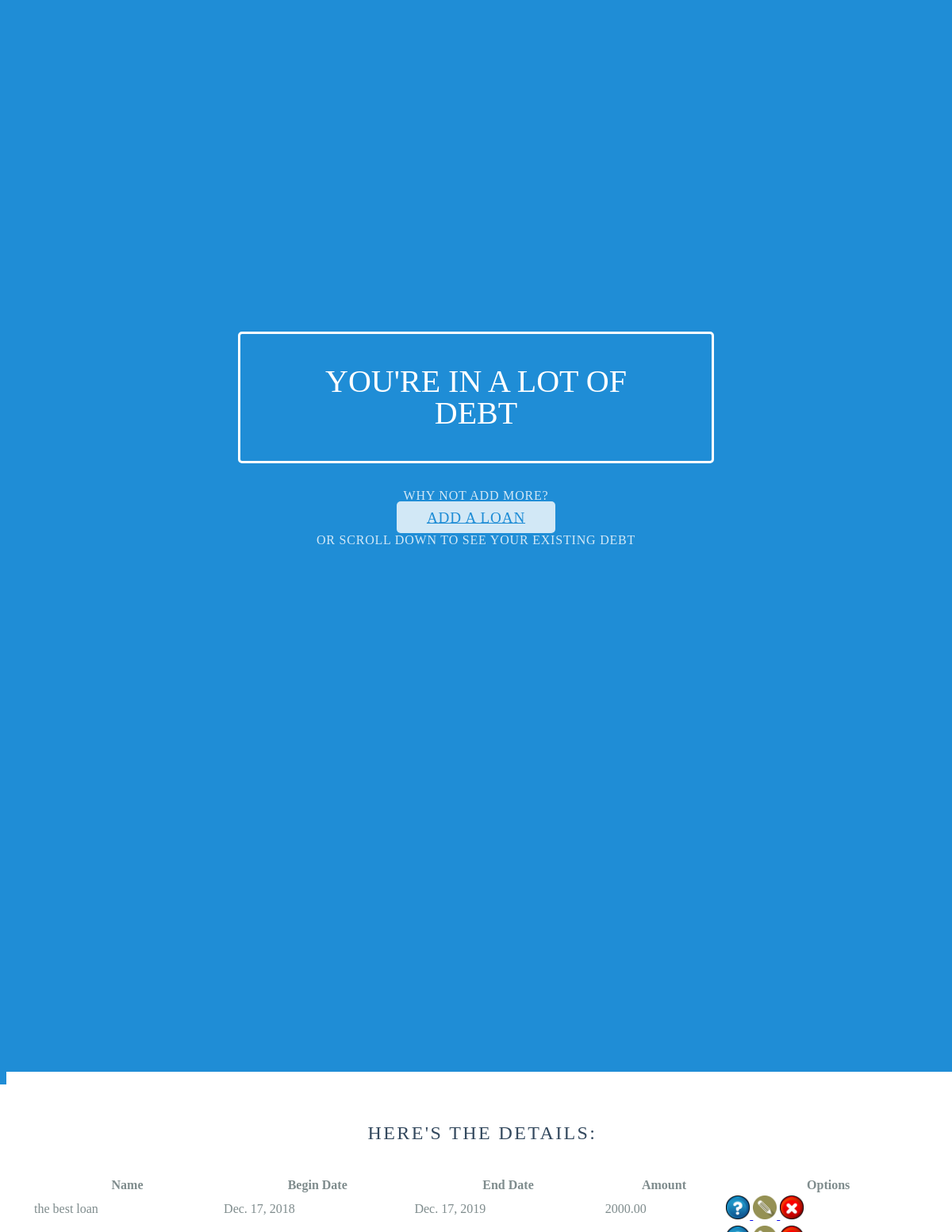
The app's page /budget/loanview (signed in) with its own data.
### budget/models.py (models this page shows)
class Loan(models.Model):
    name = models.CharField(max_length=50)
    begin_date = models.DateTimeField('begin date')
    end_date = models.DateTimeField('end date')
    amount = models.DecimalField(max_digits=20, decimal_places=2)
    user_id = models.ForeignKey(User, on_delete=models.CASCADE)

### budget/views.py (the view)
# urls.py: path('loanview', views.loanview, name='loanview'),
def loanview(request):
    if 'user' in request.session:
        all_loans = Loan.objects.filter(user_id=request.session['user']).order_by('begin_date')
        context = {'all_loans': all_loans}
        return render(request, 'budget/loanview.html', context)
    return redirect('index')

### budget/templates/budget/loanview.html (shortened to what this page needs)
{% load static %}
<html>
  <head>
    <link rel="stylesheet" href="https://unpkg.com/purecss@1.0.1/build/pure-min.css">
    <link href="{% static 'css/marketing.css' %}" rel="stylesheet" />
  </head>
  <body>
    <div class="header">
      <div class="home-menu pure-menu pure-menu-horizontal pure-menu-fixed">
        <a class="pure-menu-heading" href="">Hi, {{ request.session.name }}</a>
        <ul class="pure-menu-list">
            <li class="pure-menu-item pure-menu-selected"><a href="index" class="pure-menu-link">Home</a></li>
            <li class="pure-menu-item"><a href="loanview" class="pure-menu-link">View Loans</a></li>
            <li class="pure-menu-item"><a class="pure-menu-link" href="logout"> Logout <a/></li>
        </ul>
      </div>
    </div>
    <div class="splash-container">
    <div class="splash">
      <h1 class="splash-head">
        You're in a lot of debt
      </h1>
      <p class="splash-subhead">
        Why not add more? <br>
        <a href="addloan" class="pure-button pure-button-primary"> Add a Loan <a/>
        <br> Or scroll down to see your existing debt
      </p>
    </div>
    </div>
    <div class="content-wrapper">
      <div class="content">
        <h2 class="content-head is-center">Here's the details:</h2>
        <div class="pure-g">
            <div class="l-box pure-u-1 pure-u-md-1-2 pure-u-lg-1-4">
      {% if all_loans %}
        <table style="width:100%" class="pure-table">
          <thead>
          <tr>
            <th>Name</th>
            <th>Begin Date</th>
            <th>End Date</th>
            <th>Amount</th>
            <th>Options</th>
          </tr>
        </thead>
        {% for loan in all_loans %}
        <tbody>
          <tr>
            <td> {{ loan.name }}</td>
            <td> {{ loan.begin_date|date }}</td>
            <td> {{ loan.end_date|date }}</td>
            <td> {{ loan.amount }}</td>
            <td> <a href="/budget/loanview/{{ loan.id }}/">
                  <img title = "View" alt="View" src="{% static 'images/ButtonHelp.png' %}" height="30" width="30"/>
                </a>
                <a href="{% url 'loanedit' pk=loan.pk %}">
                  <img title = "Edit" alt="Edit" src="{% static 'images/pencil-icon.png' %}" height="30" width="30"/>
                </a>
                <a href="{% url 'loandelete' pk=loan.pk %}">
                  <img title = "Delete" alt="Delete" src="{% static 'images/delete.png' %}" height="30" width="30"/>
                </a>
            </td>
          </tr>
        {% endfor %}
      </tbody>
      </table>
      {% else %}
        <p>There are no loans</p>
      {% endif %}
</div>
</div>
</div>
</div>
  </body>
</html>

### budget/static/css/marketing.css (style rules this page uses)
* { -webkit-box-sizing: border-box; -moz-box-sizing: border-box; box-sizing: border-box; }
body { line-height: 1.7em; color: #7f8c8d; font-size: 13px; }
h1, h2, h3, h4, h5, h6, label { color: #34495e; }
.l-box { padding: 1em; }
.is-center { text-align: center; }
.pure-button { background-color: #1f8dd6; color: white; padding: 0.5em 2em; border-radius: 5px; }
a.pure-button-primary { background: white; color: #1f8dd6; border-radius: 5px; font-size: 120%; }
.home-menu { padding: 0.5em; text-align: center; box-shadow: 0 1px 1px rgba(0,0,0, 0.10); }
.home-menu { background: #2d3e50; }
.pure-menu.pure-menu-fixed { border-bottom: none; z-index: 4; }
.home-menu .pure-menu-heading { color: white; font-weight: 400; font-size: 120%; }
.home-menu .pure-menu-selected a { color: white; }
.home-menu a { color: #6FBEF3; }
.splash-container { background: #1f8dd6; z-index: 1; overflow: hidden; width: 100%; height: 88%; top: 0; left: 0; position: fixed !important; }
.splash { width: 80%; height: 50%; margin: auto; position: absolute; top: 100px; left: 0; bottom: 0; right: 0; text-align: center; text-transform: uppercase; }
.splash-head { font-size: 20px; font-weight: bold; color: white; border: 3px solid white; padding: 1em 1.6em; font-weight: 100; border-radius: 5px; line-height: 1em; }
.splash-subhead { color: white; letter-spacing: 0.05em; opacity: 0.8; }
.content-wrapper { position: absolute; top: 87%; width: 100%; min-height: 12%; z-index: 2; background: white; }
.content { padding: 1em 1em 3em; }
.content-head { font-weight: 400; text-transform: uppercase; letter-spacing: 0.1em; margin: 2em 0 1em; }
@media (min-width: 48em) { body { font-size: 16px; } }
@media (min-width: 48em) { .home-menu { text-align: left; } }
@media (min-width: 48em) { .home-menu ul { float: right; } }
@media (min-width: 48em) { .splash { width: 50%; height: 50%; } }
@media (min-width: 48em) { .splash-head { font-size: 250%; } }

### records on screen
Loan: name "the best loan", begin_date "Dec. 17, 2018", end_date "Dec. 17, 2019", amount "2000.00"
